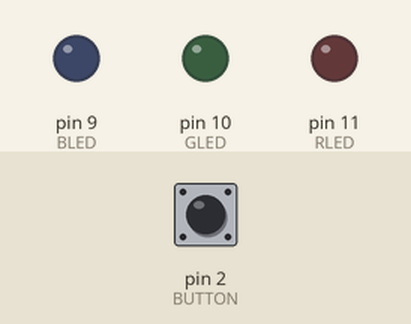
Bench run of a sketch on a simulated Arduino Uno, built with avr-gcc and run on an emulated ATmega328P. Shown: output pins drawn as LEDs (lit = HIGH). Inputs (shaded band) come from the test bench; at power-on: pin 2 (BUTTON) LOW.

Above: at 1.2 s.
1.3 s: pin 2 (BUTTON) pulled HIGH for 0.15 s
At 2.0 s:
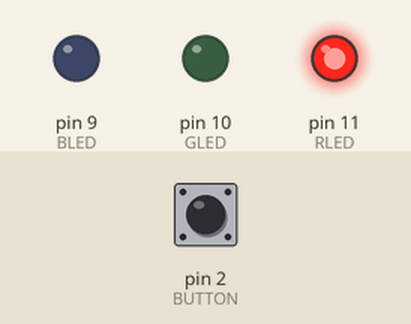
2.9 s: pin 2 (BUTTON) pulled HIGH for 1 s
At 3.2 s:
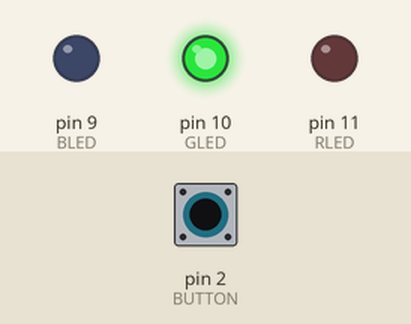
5.4 s: pin 2 (BUTTON) pulled HIGH for 0.15 s
At 6.3 s:
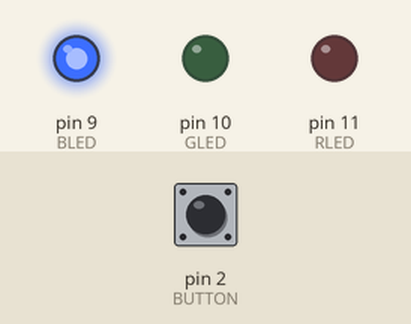
7.0 s: pin 2 (BUTTON) pulled HIGH for 3.2 s
At 7.5 s:
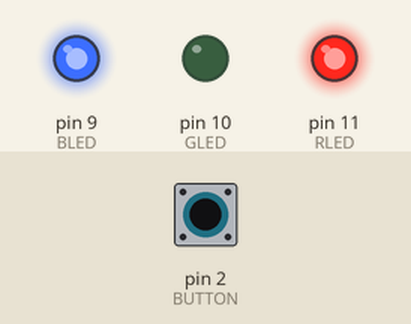
11.7 s: pin 2 (BUTTON) pulled HIGH for 0.15 s
At 12.3 s:
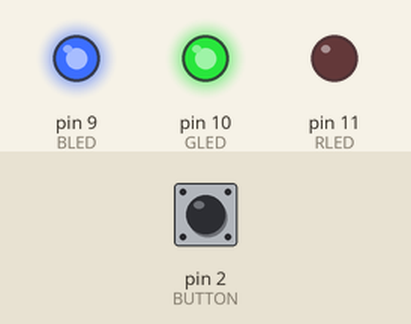
13.3 s: pin 2 (BUTTON) pulled HIGH for 1 s
At 14.7 s:
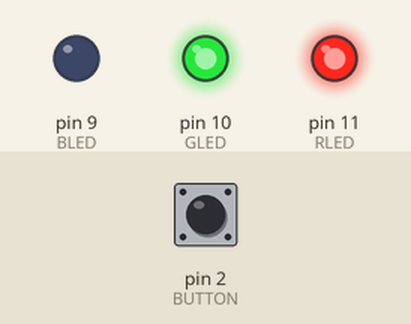
Timing chart, 0 to 16.3 s (numbered marks = the images above; inputs shaded):
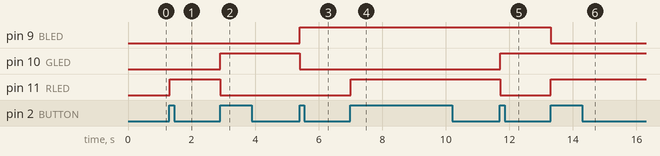

The sketch:

05_RGB.ino
```cpp
const int RLED = 11;
const int GLED = 10;
const int BLED = 9;
const int BUTTON = 2;

boolean lastButton = LOW;
boolean currentButton = LOW;
int ledMode = 0;

void setup() {
  pinMode(RLED, OUTPUT);
  pinMode(GLED, OUTPUT);
  pinMode(BLED, OUTPUT);
  pinMode(BUTTON, INPUT);
}


boolean debounce(boolean last)
{
  boolean current = digitalRead(BUTTON);
  if (last != current)
  {
    delay (10);
    current = digitalRead(BUTTON);
  }
  return current;
}

void writeRGB(int red, int green, int blue)
{
  digitalWrite(RLED, red);
  digitalWrite(GLED, green);
  digitalWrite(BLED, blue);
}

void setMode(int mode)
{
  switch (mode) {
    case 1:
      writeRGB(255, 0, 0);   // красный
      break;
    case 2:
      writeRGB(0, 255, 0);   // зеленый
      break;
    case 3:
      writeRGB(0, 0, 255);   // синий
      break;
    case 4:
      writeRGB(127, 0, 127); // пурпурный
      break;
    case 5:
      writeRGB(0, 127, 127); // бирюзовый
      break;
    case 6:
      writeRGB(127, 127, 0); // оранжевый
      break;
    case 7:
      writeRGB(85, 85, 85);  // белый
      break;
    default:
      writeRGB(0, 0, 0);     // выкл (черный)
      break;
  }
}

void loop() {
  boolean currentButton = debounce(lastButton);

  if (lastButton == LOW && currentButton == HIGH)
  {
    ledMode++;
  }
  lastButton = currentButton;
  if (ledMode == 8) ledMode = 0;
  setMode(ledMode);
}
```

Measured:
- after the input at 1.3 s, pin 11 (RLED): LOW → HIGH at once
- after the input at 2.9 s, pin 10 (GLED): LOW → HIGH at once; pin 11 (RLED): HIGH → LOW at once
- after the input at 5.4 s, pin 9 (BLED): LOW → HIGH at once; pin 10 (GLED): HIGH → LOW at once
- after the input at 7.0 s, pin 11 (RLED): LOW → HIGH at once
- after the input at 11.7 s, pin 10 (GLED): LOW → HIGH at once; pin 11 (RLED): HIGH → LOW at once
- after the input at 13.3 s, pin 9 (BLED): HIGH → LOW at once; pin 11 (RLED): LOW → HIGH at once
